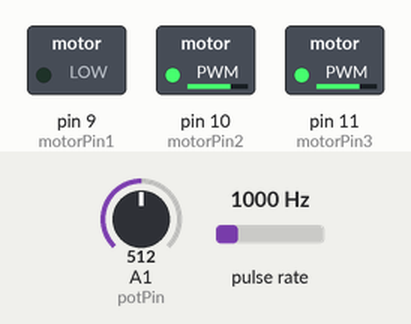
Recording of a sketch running on a simulated Arduino Uno, built with avr-gcc and run on an emulated ATmega328P. Parts: switched loads named in the sketch (green lamp = pin HIGH). Wiring (inferred from the names in the program): pulse sensor: data A3. Dashed ring = blinking. The inputs (shaded band) are chosen by the test bench; at power-on: pulse rate 1000 Hz, A1 (potPin) = 512.

Above: at 1.2 s.
1.3 s: pulse rate (sensor on A3) set to 3750 Hz
At 1.46 s:
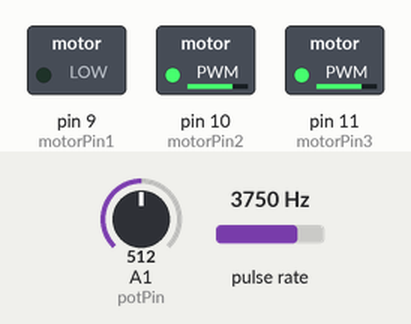
4.3 s: A1 (potPin) set to 812
7.3 s: A1 (potPin) set to 822
At 7.47 s:
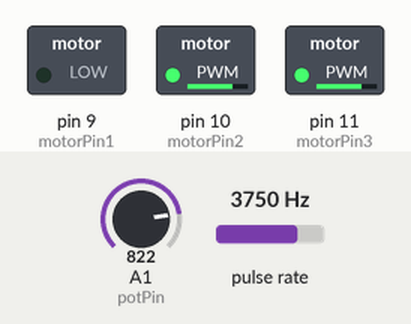
10.3 s: pulse rate (sensor on A3) set to 100 Hz
At 10.7 s:
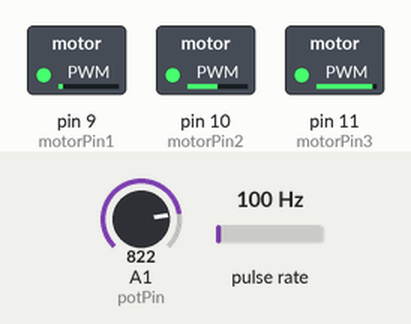
11.8 s: pulse rate (sensor on A3) set to 1250 Hz
At 12.7 s:
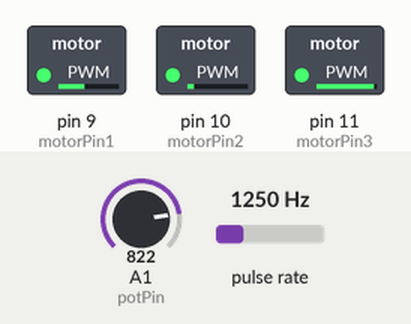
13.3 s: A1 (potPin) set to 511
At 14.2 s:
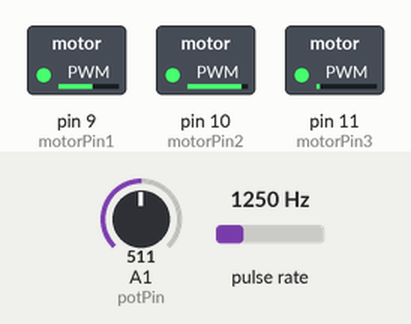
Timing chart, 0 to 15.8 s (numbered marks = the images above; inputs shaded):
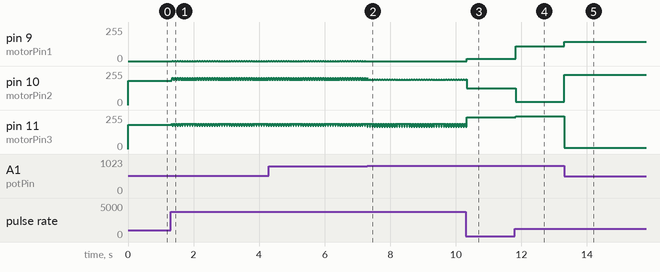

The sketch:

closed_loop_youtube.ino
```cpp
//Program to run a brushless motor in closed loop mode as a servomotor with proportional control
//By Juan Pablo Angulo
//Use a Power Stage, such as L6234 to drive the 3 coils of your motor.
const int K=5; // Proportional gain for position control
const int potPin = A1;  // pot controls the RPM speed
const int encoder = A3; // AMS AS5048 encoder
const int motorPin1 =9; //Coil A
const int motorPin2 =10; //Coil B
const int motorPin3 =11; //Coil C
const int P = 11; //Motor's number of Poles

// Variables
int pwmSin[] = {127,110,94,78,64,50,37,26,17,10,4,1,0,
                1,4,10,17,26,37,50,64,78,94,110,127,
                144,160,176,191,204,217,228,237,244,250,253,254,255,
                250,244,237,228,217,204,191,176,160,144}; // Lookup table array of 48 PWM duty values for 8-bit timer - sine function
int currentStepA=0;  //index for lookup table Coil A
int currentStepB=16; //index for lookup table Coil B
int currentStepC=32; //index for lookup table Coil C

int pos=0; //mechanical position of shaft
int epos=0; //electrical position of shaft
int torque=0; //output torque
int directn=0; //vector for Magnetic field orientation
int setpoint=0; //variable for storing desired position
int error=0; //variable for calculating the error for Proportional Control

void setup() {
  Serial.begin(9600);
  TCCR1B = TCCR1B & 0b11111000 | 0x01; // set PWM frequency @ 31250 Hz for Pins 9 and 10
  TCCR2B = TCCR2B & 0b11111000 | 0x01; // set PWM frequency @ 31250 Hz for Pins 11 and 3 (3 not used)
  ICR1 = 255 ; // 8 bit resolution

  pinMode(potPin, INPUT);
  pinMode(encoder, INPUT);
  pinMode(motorPin1, OUTPUT);
  pinMode(motorPin2, OUTPUT);
  pinMode(motorPin3, OUTPUT);
}

void loop() {

  setpoint = analogRead(potPin); //read potentiometer
  setpoint = map(setpoint,0,1023,360,0); //scale to 0-360 degrees

  pos=pulseIn(encoder,HIGH);//read encoder pulse
  epos=map(pos,4,902,0,(48*P)); //scale shaft's encoder position range to electrical positions multiple of 48*Number of poles in motor.
  epos=constrain(epos, 0, 48*P); //constraint the values
  pos=map(epos,0,(48*P),0,360); //translate the electrical position to shaft position in degrees (0-360)

 // Proportional control
  error=pos-setpoint; //calculate error
  if (error<0){directn=12;} //orient magnetic field vector 90 degrees ahead
  if (error>0){directn=36;} //orient magnetic field vector 90 degrees behind

  torque=abs(error*K); //define the magnitude of the reaction of the motor, or the Proportional Gain. Small torque for small errors, large torque for large errors. Adjust the Value of K to better match the response you want from the motor, try 1,2,5,8,10.
  torque=constrain(torque,0,100);    //limit maximum torque 0-100 %, you can limit the maximum torque you want the motor to have i.e. instead of 100, use 60 for 60% of the maximum torque available, motor runs slower and cooler ;)

  move();
}

void move()
{
  const int offset=20; //**ADJUST THIS VALUE** OFFSET needed for Syncronization, unique to each motor as it depends on manufacturing.
  currentStepA = epos + directn + offset;  //directn is used to define the rotation the motor sould turn.
  currentStepB = currentStepA + 16; //add 120 deg of phase to StepA position.
  currentStepC = currentStepA + 32; //add 240 deg of phase to StepA position.

  currentStepA = currentStepA%48; //I used remainder operation or modulo to "wrap" the values between 0 and 47
  currentStepB = currentStepB%48;
  currentStepC = currentStepC%48;

 //write PWM values to ports

  analogWrite(motorPin1, pwmSin[currentStepA]*torque/100);
  analogWrite(motorPin2, pwmSin[currentStepB]*torque/100);
  analogWrite(motorPin3, pwmSin[currentStepC]*torque/100);

 /*
  //for debbuging
  Serial.print("DATA,");
  Serial.print(pwmSin[currentStepA]);
  Serial.print(",");
  Serial.print(pwmSin[currentStepB]);
  Serial.print(",");
  Serial.print(pwmSin[currentStepC]);
  Serial.print(",");
  Serial.println(pos);
  */
}
```

Measured:
- the behaviour switches between 821 and 822 on A1 (potPin) (found by bisection; images 1 and 2)
- after the input at 1.3 s, pin 9 (motorPin1): alternates 1/255 for 0.02 s and 0/255 for 0.05 s, starting after 0.05 s; pin 10 (motorPin2): alternates 204/255 for 0.02 s and 191/255 for 0.05 s, starting at once; pin 11 (motorPin3): alternates 191/255 for 0.05 s and 176/255 for 0.02 s, starting at once
- after the input at 7.3 s, pin 9 (motorPin1): goes on until 7.3 s, then stays 0/255
- after the input at 10.3 s, pin 9 (motorPin1): 0/255 → 17/255 at once
- after the input at 11.8 s, pin 9 (motorPin1): 17/255 → 110/255 at once; pin 10 (motorPin2): 127/255 → 26/255 at once; pin 11 (motorPin3): 237/255 → 244/255 at once
- after the input at 13.3 s, pin 9 (motorPin1): 110/255 → 144/255 at once; pin 10 (motorPin2): 26/255 → 228/255 at once; pin 11 (motorPin3): 244/255 → 10/255 at once
